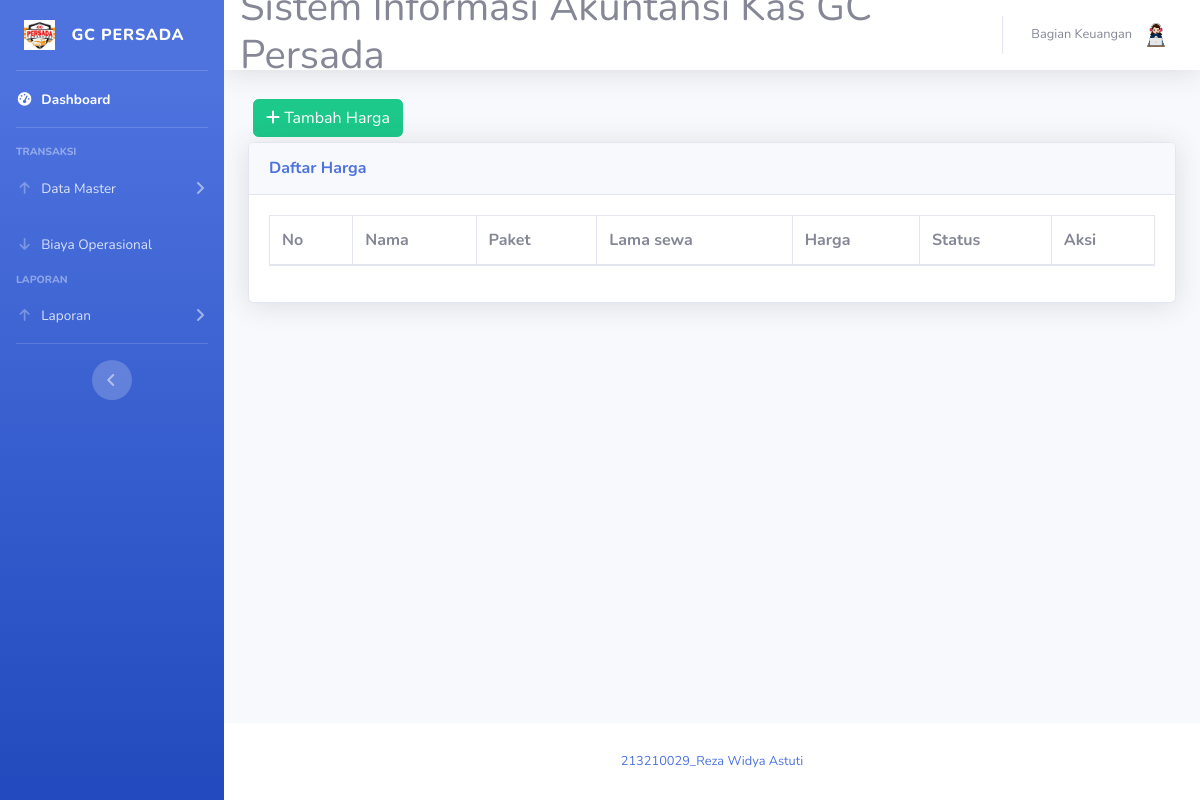
Before: /harga.php (signed in) with the older database file.
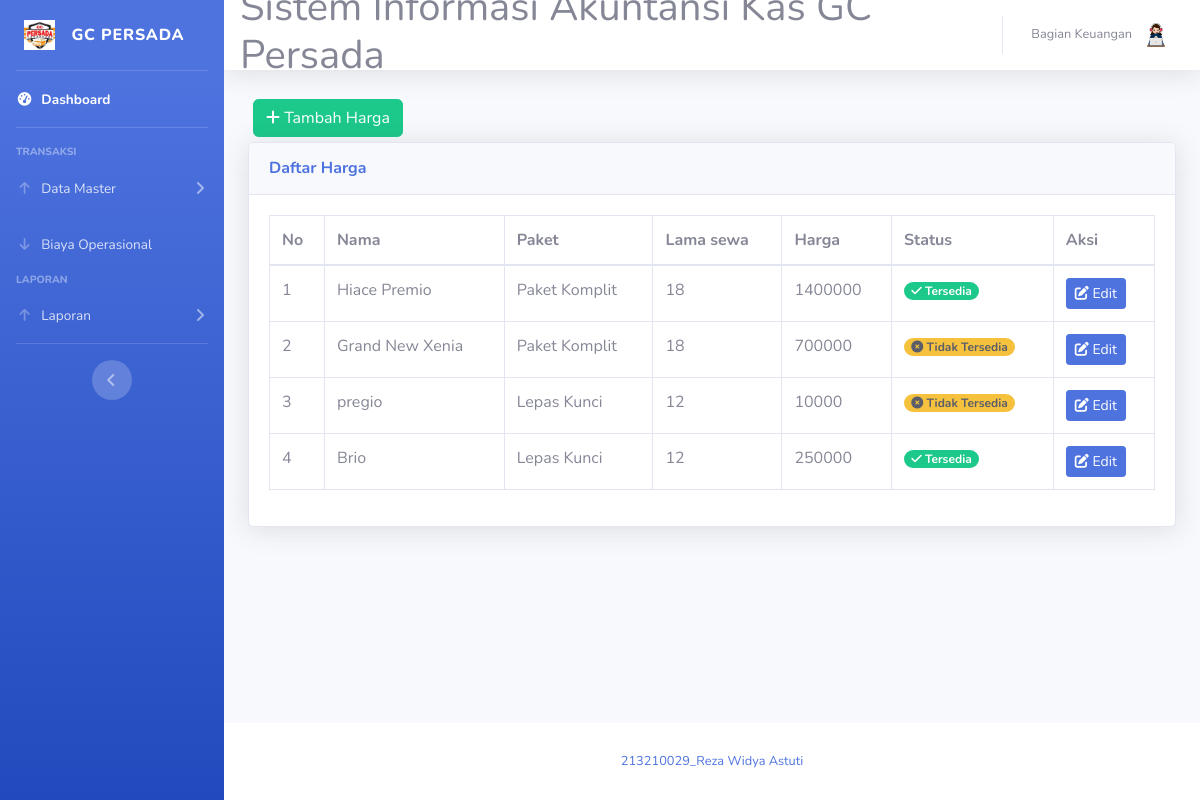
After: the same page with the newer database file.
### tables this page shows
CREATE TABLE `harga` (
  `id_harga` int(2) NOT NULL,
  `id_mobil` varchar(15) NOT NULL,
  `jenis_paket` varchar(25) NOT NULL,
  `lama_sewa` int(5) NOT NULL,
  `harga` int(11) NOT NULL,
  `status` tinyint(1) NOT NULL
);

CREATE TABLE `mobil` (
  `id_mobil` int(2) NOT NULL,
  `nama` varchar(15) NOT NULL,
  `warna` varchar(10) NOT NULL,
  `no_polisi` varchar(10) NOT NULL,
  `jumlah_set` varchar(10) NOT NULL,
  `id_merek` int(2) NOT NULL,
  `status` varchar(20) NOT NULL
);

### harga.php (the view, shortened to what this page needs)
<?php
require 'koneksi.php';
?>
<!DOCTYPE html>
<html lang="en">
<head>
    <link href="vendor/fontawesome-free/css/all.min.css" rel="stylesheet" type="text/css">
    <link href="css/sb-admin-2.min.css" rel="stylesheet">
    <link href="vendor/datatables/dataTables.bootstrap4.min.css" rel="stylesheet">
</head>
<body id="page-top">
    <?php
    $role = $_SESSION['role_id'];
    $role == '3' ? require('sidebar-karyawan.php') : require('sidebar.php');
    ?>
    <div id="content">
        <?php require 'navbar.php'; ?>
        <div class="container-fluid">
            <button type="button" class="btn btn-success" style="margin:5px" data-toggle="modal" data-target="#myModalTambah"><i class="fa fa-plus"></i> Tambah Harga</button><br>
            <div class="card shadow mb-4">
                <div class="card-header py-3">
                    <h6 class="m-0 font-weight-bold text-primary">Daftar Harga</h6>
                </div>
                <div class="card-body">
                    <div class="table-responsive">
                        <table class="table table-bordered" id="dataTable" width="100%" cellspacing="0">
                            <thead>
                                <tr>
                                    <th>No</th>
                                    <th>Nama</th>
                                    <th>Paket</th>
                                    <th>Lama sewa</th>
                                    <th>Harga</th>
                                    <th>Status</th>
                                    <th>Aksi</th>
                                </tr>
                            </thead>
                            <tbody>
                                <?php
                                $no = 1;
                                    $query = mysqli_query($koneksi, "
                                        SELECT harga.*, mobil.nama, mobil.status AS status_mobil
                                        FROM harga
                                        JOIN mobil ON harga.id_mobil = mobil.id_mobil
                                        ORDER BY status_mobil DESC
                                    ");
                                    while ($data = mysqli_fetch_assoc($query)) {
                                ?>
                                <tr>
                                    <td><?= $no++ ?></td>
                                    <td><?= $data['nama'] ?></td>
                                    <td><?= $data['jenis_paket'] ?></td>
                                    <td><?= $data['lama_sewa'] ?></td>
                                    <td><?= $data['harga'] ?></td>
                                    <td>
                                        <?php
                                        if ($data['status'] == 1) {
                                            echo '<span class="badge badge-pill badge-success"><i class="fa fa-check"></i> Tersedia</span>';
                                        } else {
                                            echo '<span class="badge badge-pill badge-warning text-dark"><i class="fa fa-circle-xmark"></i> Tidak Tersedia</span>';
                                        }
                                        ?>
                                    </td>
                                    <td>
                                        <a href="#" type="button" class="btn btn-primary btn-sm" data-toggle="modal" data-target="#myModal<?= $data['id_harga']; ?>"><i class="fa fa-edit"></i> Edit</a>
                                    </td>
                                </tr>
                                <?php
                                }
                                ?>
                            </tbody>
                        </table>
                    </div>
                </div>
            </div>
        </div>
    </div>
  <?php require 'footer.php' ?>
</div>
</div>
</body>
</html>

### sidebar.php (shortened to what this page needs)
<div id="wrapper">
  <ul class="navbar-nav bg-gradient-primary sidebar sidebar-dark accordion" id="accordionSidebar">
    <a class="sidebar-brand d-flex align-items-center justify-content-center" href="index.php">
      <div class="sidebar-brand-icon rotate-n-0">
        <img src="img/logo.jpg" height="30dvh" alt="">
      </div>
      <div class="sidebar-brand-text mx-3"> GC PERSADA</div>
    </a>
    <hr class="sidebar-divider my-0">
    <li class="nav-item active">
      <a class="nav-link" href="index.php">
        <i class="fas fa-fw fa-tachometer-alt"></i>
        <span>Dashboard</span></a>
    </li>
    <hr class="sidebar-divider">
    <div class="sidebar-heading">
      Transaksi
    </div>
    <li class="nav-item">
      <a class="nav-link collapsed" href="#" data-toggle="collapse" data-target="#collapsePendapatan" aria-expanded="true" aria-controls="collapsePages">
        <i class="fas fa-fw fa-arrow-up"></i>
        <span>Data Master</span>
      </a>
    </li>
    <li class="nav-item">
      <a class="nav-link collapsed" href="operasional.php">
        <i class="fas fa-fw fa-arrow-down"></i>
        <span>Biaya Operasional</span>
      </a>
    </li>
    <div class="sidebar-heading">
      Laporan
    </div>
    <li class="nav-item">
      <a class="nav-link collapsed" href="#" data-toggle="collapse" data-target="#collapseLaporan" aria-expanded="true" aria-controls="collapsePages">
        <i class="fas fa-fw fa-arrow-up"></i>
        <span>Laporan</span>
      </a>
    </li>
    <hr class="sidebar-divider d-none d-md-block">
    <div class="text-center d-none d-md-inline">
      <button class="rounded-circle border-0" id="sidebarToggle"></button>
    </div>
  </ul>
  <div id="content-wrapper" class="d-flex flex-column">

### navbar.php (shortened to what this page needs)
<nav class="navbar navbar-expand navbar-light bg-white topbar mb-4 static-top shadow">
  <h1>Sistem Informasi Akuntansi Kas GC Persada</h1>
<?php require 'user.php'; ?>
</nav>

### user.php (shortened to what this page needs)
<ul class="navbar-nav ml-auto">
  <li class="nav-item dropdown no-arrow">
    <a class="nav-link dropdown-toggle" href="#" id="userDropdown" role="button" data-toggle="dropdown" aria-haspopup="true" aria-expanded="false">
      <span class="mr-2 d-none d-lg-inline text-gray-600 small"><?= $_SESSION['nama'] ?></span>
      <img class="img-profile rounded-circle" src="img/she2.png">
    </a>
  </li>
</ul>

### footer.php
<footer class="sticky-footer bg-white">
  <div class="container my-auto">
    <div class="copyright text-center my-auto">
      <span>
        <a href=''title='' target=''_blank>213210029_Reza Widya Astuti</a>
      </span>
    </div>
  </div>
</footer>

Changed rows visible on the page:
added harga: id_mobil.nama "Hiace Premio", jenis_paket "Paket Komplit", lama_sewa "18", harga "1400000", status 1 (drawn)
added harga: id_mobil.nama "Grand New Xenia", jenis_paket "Paket Komplit", lama_sewa "18", harga "700000", status 0 (drawn)
added harga: id_mobil.nama "pregio", jenis_paket "Lepas Kunci", lama_sewa "12", harga "10000", status 0 (drawn)
added harga: id_mobil.nama "Brio", jenis_paket "Lepas Kunci", lama_sewa "12", harga "250000", status 1 (drawn)
